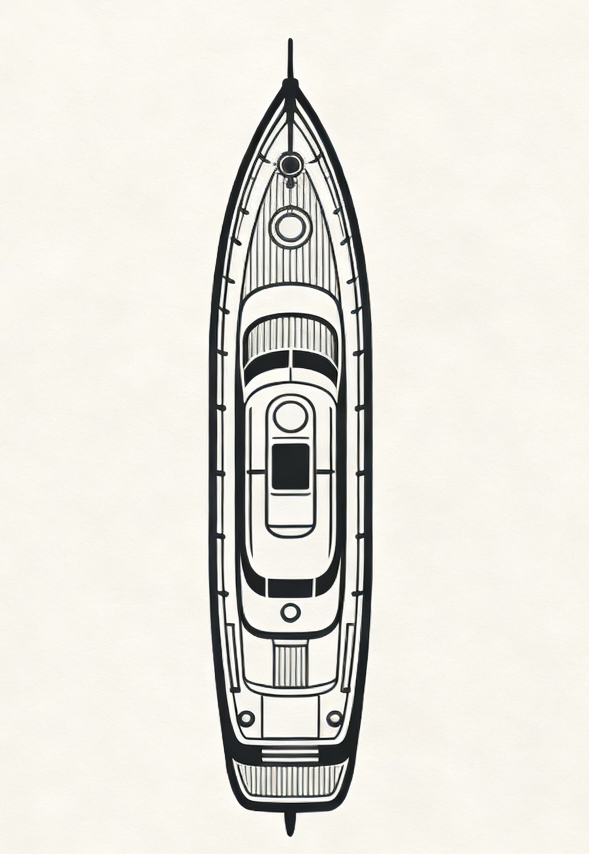
#> input picture images/ship.jpg, 1178 x 1707 px, found by its file name (shown at 1/2 size)
$ python param_settings.py
#> lines starting #> are read from the running program, lines starting #| are printed output that depends on the picture
import os
import cv2


# 四路运行时名称
# 当前实时拼接流程仍然按四路工作：front / back / left / right
camera_names = ["front", "back", "left", "right"]

# 六路命名主要用于标定或扩展准备
# 当前仓库里可以看到 front_left / front_right 的预留配置
# 但 run_live_demo.py 这条主链路仍然是四路拼接
camera_names_6 = ["front", "front_left", "front_right", "left", "right", "back"]
all_camera_names = list(dict.fromkeys(camera_names + camera_names_6))

# --------------------------------------------------------------------
# 鸟瞰图相对于标定区域额外向外看的范围
# 单位按当前项目约定使用 cm
shift_w = 300
shift_h = 300

# 标定区域与目标本体之间的内侧间隔
inn_shift_w = 0
inn_shift_h = 0

# 标定区域尺寸
# 当前参数已经明显偏向你的项目场景，而不是原始仓库里的车辆尺寸
calibration_w = 450
calibration_h = 700

# 中间遮挡区域尺寸
# 这里命名成 boat，说明这份参数配置很可能已经被改造给船舶或平台类目标使用
boat_w = 210
boat_h = 400

# 最终鸟瞰图总宽高
total_w = calibration_w + 2 * shift_w
total_h = calibration_h + 2 * shift_h

# 中间主体占据区域的矩形边界
# 这块区域通常会被一张 top-view 图片覆盖
xl = shift_w + (calibration_w - boat_w) // 2 + inn_shift_w
xr = total_w - xl
yt = shift_h + (calibration_h - boat_h) // 2 + inn_shift_h
yb = total_h - yt
# --------------------------------------------------------------------

# 每一路相机投影后的输出大小
# front / back 的输出是横向区域
# left / right 的输出在经过 transpose 之前是纵向区域
project_shapes = {
    "front": (total_w, yt),
    "front_left": (total_w, yt),
    "front_right": (total_w, yt),
    "back":  (total_w, yt),
    "left":  (total_h, xl),
    "right": (total_h, xl)
}

# 手动标定投影矩阵时，四个目标点在鸟瞰图中的像素坐标
# 运行 run_get_projection_maps.py 时，需要按同样顺序点击原图上的四个对应点
project_keypoints = {
    "front": [(shift_w + 90, shift_h),
              (shift_w + 360, shift_h),
              (shift_w + 90, shift_h + 160),
              (shift_w + 360, shift_h + 160)],

    # 六路版本的初始模板点
    # 实际使用时应根据你的标定布和画面内容重新微调
    "front_left": [(shift_w + 20, shift_h + 20),
                   (shift_w + 250, shift_h + 20),
                   (shift_w + 80, shift_h + 220),
                   (shift_w + 320, shift_h + 220)],

    "front_right": [(shift_w + 200, shift_h + 20),
                    (shift_w + calibration_w - 20, shift_h + 20),
                    (shift_w + 130, shift_h + 220),
                    (shift_w + calibration_w - 80, shift_h + 220)],

    "back":  [(shift_w + 90, shift_h),
              (shift_w + 360, shift_h),
              (shift_w + 90, shift_h + 160),
              (shift_w + 360, shift_h + 160)],

    "left":  [(shift_h + 220, shift_w),
              (shift_h + 740, shift_w),
              (shift_h + 220, shift_w + 160),
              (shift_h + 740, shift_w + 160)],

    "right": [(shift_h + 140, shift_w),
              (shift_h + 660, shift_w),
              (shift_h + 140, shift_w + 160),
              (shift_h + 660, shift_w + 160)]
}

# 中间覆盖图（使用项目当前 ship 图标）
# 变量名沿用 car_image 仅为兼容现有调用代码
car_image_path = os.path.join(os.getcwd(), "images", "ship.jpg")
car_image = cv2.imread(car_image_path)
#> car_image is the input picture: shape (1707, 1178, 3); mean B, G, R 220.8, 227.9, 230.1
if car_image is None:
    raise FileNotFoundError("Cannot find center overlay image: {}".format(car_image_path))
car_image = cv2.resize(car_image, (xr - xl, yb - yt))
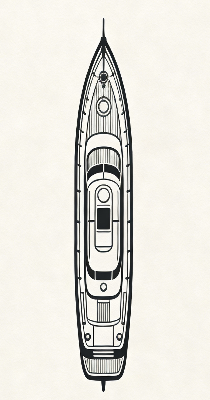
#> car_image: shape (400, 210, 3); mean B, G, R 220.7, 227.8, 230
